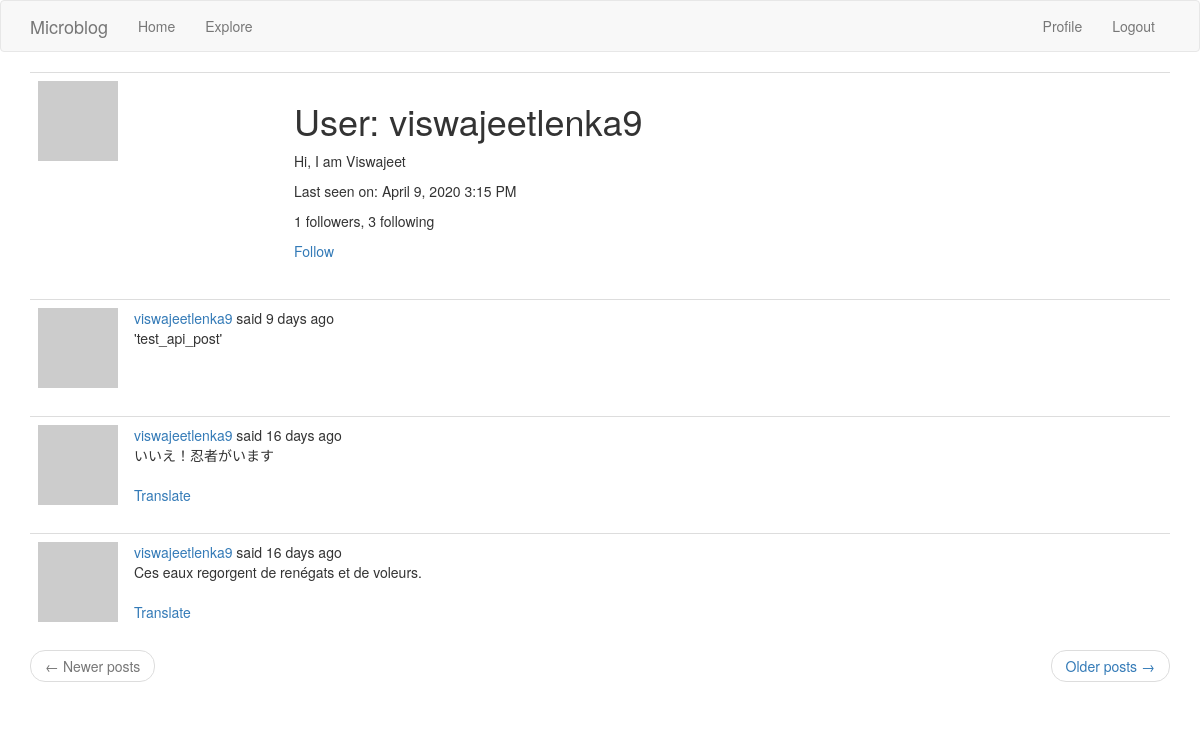
/user/viswajeetlenka9 (signed in), run on the app's committed database.
### app/models.py (models this page shows, shortened)
class PaginatedAPIMixin(object):
    @staticmethod
    def to_collection_dict(query, page, per_page, endpoint, **kwargs):
        resources = query.paginate(page, per_page, False)
        data = {
            'items': [item.to_dict() for item in resources.items],
            '_meta': {
                'page': page,
                'per_page': per_page,
                'total_pages': resources.pages,
                'total_items': resources.total
            },
            '_links': {
                'self': url_for(endpoint, page=page, per_page=per_page,**kwargs),
                'next': url_for(endpoint, page=page + 1, per_page=per_page,**kwargs) if resources.has_next else None,
                'prev': url_for(endpoint, page=page - 1, per_page=per_page,**kwargs) if resources.has_prev else None
            }
        }
        return data

class User(PaginatedAPIMixin, UserMixin, db.Model):
    id = db.Column(db.Integer, primary_key=True)
    username = db.Column(db.String(64), index=True, unique=True)
    email = db.Column(db.String(120), index=True, unique=True)
    password_hash = db.Column(db.String(128))
    posts = db.relationship('Post', backref='author', lazy='dynamic')
    about_me = db.Column(db.String(140))
    last_seen = db.Column(db.DateTime, default=datetime.utcnow)
    token = db.Column(db.String(32), index=True, unique=True)
    token_expiration = db.Column(db.DateTime)
    followed = db.relationship(
        'User', secondary=followers,
        primaryjoin=(followers.c.follower_id == id),
        secondaryjoin=(followers.c.followed_id == id),
        backref=db.backref('followers', lazy='dynamic'), lazy='dynamic')
    def avatar(self, size):
        digest = md5(self.email.lower().encode('utf-8')).hexdigest()
        return 'https://www.gravatar.com/avatar/{}?d=identicon&s={}'.format(
            digest, size)
    def is_following(self, user):
        return self.followed.filter(
            followers.c.followed_id == user.id).count() > 0

class Post(db.Model,PaginatedAPIMixin):
    id = db.Column(db.Integer, primary_key=True)
    body = db.Column(db.String(140))
    timestamp = db.Column(db.DateTime, index=True, default=datetime.utcnow)
    user_id = db.Column(db.Integer, db.ForeignKey('user.id'))
    language = db.Column(db.String(5))

### app/main/routes.py (the view)
@bp.route('/user/<username>')
@login_required
def user(username):
    user = User.query.filter_by(username=username).first_or_404()
    page = request.args.get('page', 1, type=int)
    posts = user.posts.order_by(Post.timestamp.desc()).paginate(
        page, current_app.config['POSTS_PER_PAGE'], False)
    next_url = url_for('main.user', username=user.username,
                       page=posts.next_num) if posts.has_next else None
    prev_url = url_for('main.user', username=user.username,
                       page=posts.prev_num) if posts.has_prev else None
    return render_template('user.html', user=user, posts=posts.items,
                           next_url=next_url, prev_url=prev_url)

### app/main/routes.py (called while the page is built)
@bp.before_app_request
def before_request():
    if current_user.is_authenticated:
        current_user.last_seen = datetime.utcnow()
        db.session.commit()
    g.locale = str(get_locale())

### app/models.py (called while the page is built)
@login.user_loader
def load_user(id):
    return User.query.get(int(id))

### app/templates/user.html
{% extends "base.html" %}
{% block app_content %}
    <table class="table table-hover">
        <tr>
            <td width="256px"><img src="{{ user.avatar(256) }}"></td>
            <td>
                <h1>{{ _('User') }}: {{ user.username }}</h1>
                {% if user.about_me %}<p>{{ user.about_me }}</p>{% endif %}
                {% if user.last_seen %}
                <p>{{ _('Last seen on') }}: {{ moment(user.last_seen).format('LLL') }}</p>
                {% endif %}
                <p>{{ _('%(count)d followers', count=user.followers.count()) }}, {{ _('%(count)d following', count=user.followed.count()) }}</p>
                {% if user == current_user %}
                <p><a href="{{ url_for('main.edit_profile') }}">{{ _('Edit your profile') }}</a></p>
                {% elif not current_user.is_following(user) %}
                <p><a href="{{ url_for('main.follow', username=user.username) }}">{{ _('Follow') }}</a></p>
                {% else %}
                <p><a href="{{ url_for('main.unfollow', username=user.username) }}">{{ _('Unfollow') }}</a></p>
                {% endif %}
            </td>
        </tr>
    </table>
    {% for post in posts %}
        {% include '_post.html' %}
    {% endfor %}
    <nav aria-label="...">
        <ul class="pager">
            <li class="previous{% if not prev_url %} disabled{% endif %}">
                <a href="{{ prev_url or '#' }}">
                    <span aria-hidden="true">&larr;</span> {{ _('Newer posts') }}
                </a>
            </li>
            <li class="next{% if not next_url %} disabled{% endif %}">
                <a href="{{ next_url or '#' }}">
                    {{ _('Older posts') }} <span aria-hidden="true">&rarr;</span>
                </a>
            </li>
        </ul>
    </nav>
{% endblock %}

### app/templates/_post.html (shortened to what this page needs)
    <table class="table table-hover">
        <tr>
            <td width="70px">
                <a href="{{ url_for('main.user', username=post.author.username) }}">
                    <img src="{{ post.author.avatar(70) }}" />
                </a>
            </td>
            <td>
                {{ _('%(username)s said %(when)s',
                    username=user_link, when=moment(post.timestamp).fromNow()) }}
                <br>
                <span id="post{{ post.id }}">{{ post.body }}</span>
                {% if post.language and post.language != g.locale %}
                <br><br>
                <span id="translation{{ post.id }}">
                    <a href="javascript:translate(
                                '#post{{ post.id }}',
                                '#translation{{ post.id }}',
                                '{{ post.language }}',
                                '{{ g.locale }}');">{{ _('Translate') }}</a>
                </span>
                {% endif %}
            </td>
        </tr>
    </table>

### data on the page
User: username "viswajeetlenka9", about_me "Hi, I am Viswajeet", last_seen "April 9, 2020 3:15 PM"
Post: body "'test_api_post'"
Post: body "いいえ！忍者がいます"
Post: body "Ces eaux regorgent de renégats et de voleurs."
